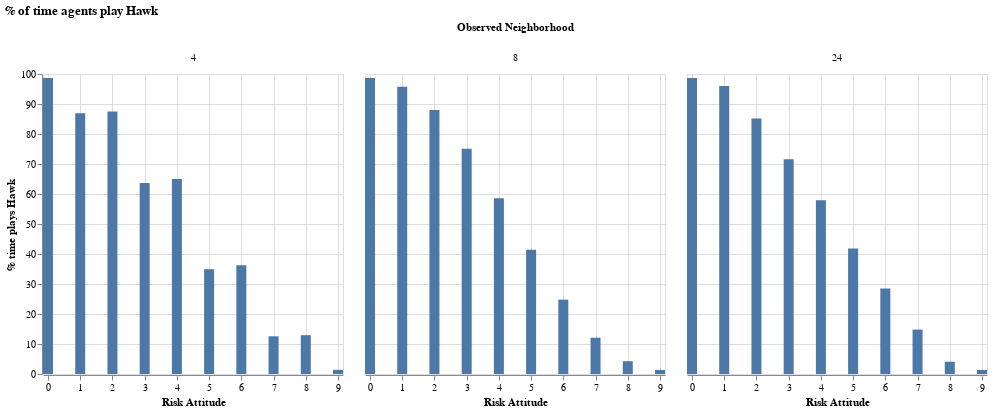

The notebook cell this image was saved under:
### Markdown cell above
#### Observed neighborhood

### Code cell
hawk_by_obsnhood_riskattitude = (
    agent_df_params.group_by("observed_neighborhood", "risk_attitude")
         .agg(n_plays=pl.col("played_hawk").count(), n_plays_hawk=pl.col("played_hawk").sum())
    .with_columns(
        pct_plays_hawk=pl.col("n_plays_hawk").truediv(pl.col("n_plays")).mul(100)
    )
)

alt.Chart(hawk_by_obsnhood_riskattitude).mark_bar(width=10).encode(
    x=alt.X("risk_attitude", title="Risk Attitude").scale(domain=[0, 9]),                                                          
    y=alt.Y("pct_plays_hawk", title="% time plays Hawk")
).facet(column=alt.Column("observed_neighborhood", title="Observed Neighborhood")).properties(title="% of time agents play Hawk")

### Figure 1 — Vega-Lite specification as saved in the notebook (floating-point values rounded to 4 significant figures)
{"config": {"view": {"continuousWidth": 300, "continuousHeight": 300}}, "data": {"name": "data-1bd328e1e7f51131d8366c944afe7ef6"}, "facet": {"column": {"field": "observed_neighborhood", "title": "Observed Neighborhood", "type": "quantitative"}}, "spec": {"mark": {"type": "bar", "width": 10}, "encoding": {"x": {"field": "risk_attitude", "scale": {"domain": [0, 9]}, "title": "Risk Attitude", "type": "quantitative"}, "y": {"field": "pct_plays_hawk", "title": "% time plays Hawk", "type": "quantitative"}}}, "title": "% of time agents play Hawk", "$schema": "https://vega.github.io/schema/vega-lite/v5.20.1.json", "datasets": {"data-1bd328e1e7f51131d8366c944afe7ef6": [{"observed_neighborhood": 4, "risk_attitude": 1, "n_plays": 4050197, "n_plays_hawk": 3519809, "pct_plays_hawk": 86.9}, {"observed_neighborhood": 4, "risk_attitude": 8, "n_plays": 4013285, "n_plays_hawk": 519224, "pct_plays_hawk": 12.94}, {"observed_neighborhood": 8, "risk_attitude": 2, "n_plays": 4327513, "n_plays_hawk": 3808705, "pct_plays_hawk": 88.01}, {"observed_neighborhood": 4, "risk_attitude": 7, "n_plays": 4062924, "n_plays_hawk": 510648, "pct_plays_hawk": 12.57}, {"observed_neighborhood": 4, "risk_attitude": 6, "n_plays": 4602401, "n_plays_hawk": 1666769, "pct_plays_hawk": 36.22}, {"observed_neighborhood": 4, "risk_attitude": 9, "n_plays": 4328867, "n_plays_hawk": 59611, "pct_plays_hawk": 1.377}, {"observed_neighborhood": 8, "risk_attitude": 9, "n_plays": 4403520, "n_plays_hawk": 59454, "pct_plays_hawk": 1.35}, {"observed_neighborhood": 4, "risk_attitude": 4, "n_plays": 5191984, "n_plays_hawk": 3374960, "pct_plays_hawk": 65.0}, {"observed_neighborhood": 24, "risk_attitude": 5, "n_plays": 6662397, "n_plays_hawk": 2788716, "pct_plays_hawk": 41.86}, {"observed_neighborhood": 8, "risk_attitude": 5, "n_plays": 5749214, "n_plays_hawk": 2379666, "pct_plays_hawk": 41.39}, {"observed_neighborhood": 24, "risk_attitude": 2, "n_plays": 4728974, "n_plays_hawk": 4025981, "pct_plays_hawk": 85.13}, {"observed_neighborhood": 24, "risk_attitude": 7, "n_plays": 4665698, "n_plays_hawk": 690834, "pct_plays_hawk": 14.81}, {"observed_neighborhood": 8, "risk_attitude": 8, "n_plays": 4234258, "n_plays_hawk": 181256, "pct_plays_hawk": 4.281}, {"observed_neighborhood": 24, "risk_attitude": 1, "n_plays": 4445820, "n_plays_hawk": 4267628, "pct_plays_hawk": 95.99}, {"observed_neighborhood": 4, "risk_attitude": 3, "n_plays": 4575485, "n_plays_hawk": 2912661, "pct_plays_hawk": 63.66}, {"observed_neighborhood": 8, "risk_attitude": 4, "n_plays": 5733647, "n_plays_hawk": 3361110, "pct_plays_hawk": 58.62}, {"observed_neighborhood": 24, "risk_attitude": 4, "n_plays": 6641619, "n_plays_hawk": 3847829, "pct_plays_hawk": 57.94}, {"observed_neighborhood": 8, "risk_attitude": 6, "n_plays": 4982281, "n_plays_hawk": 1235511, "pct_plays_hawk": 24.8}, {"observed_neighborhood": 24, "risk_attitude": 3, "n_plays": 5626425, "n_plays_hawk": 4028688, "pct_plays_hawk": 71.6}, {"observed_neighborhood": 8, "risk_attitude": 7, "n_plays": 4329397, "n_plays_hawk": 523612, "pct_plays_hawk": 12.09}, {"observed_neighborhood": 24, "risk_attitude": 8, "n_plays": 4444858, "n_plays_hawk": 181793, "pct_plays_hawk": 4.09}, {"observed_neighborhood": 24, "risk_attitude": 6, "n_plays": 5624874, "n_plays_hawk": 1603992, "pct_plays_hawk": 28.52}, {"observed_neighborhood": 4, "risk_attitude": 2, "n_plays": 4042312, "n_plays_hawk": 3536418, "pct_plays_hawk": 87.49}, {"observed_neighborhood": 8, "risk_attitude": 3, "n_plays": 4996921, "n_plays_hawk": 3752415, "pct_plays_hawk": 75.09}, {"observed_neighborhood": 24, "risk_attitude": 9, "n_plays": 4414358, "n_plays_hawk": 59094, "pct_plays_hawk": 1.339}, {"observed_neighborhood": 4, "risk_attitude": 0, "n_plays": 4369634, "n_plays_hawk": 4309634, "pct_plays_hawk": 98.63}, {"observed_neighborhood": 24, "risk_attitude": 0, "n_plays": 4452177, "n_plays_hawk": 4392584, "pct_plays_hawk": 98.66}, {"observed_neighborhood": 4, "risk_attitude": 5, "n_plays": 5193686, "n_plays_hawk": 1811304, "pct_plays_hawk": 34.88}, {"observed_neighborhood": 8, "risk_attitude": 1, "n_plays": 4230024, "n_plays_hawk": 4050790, "pct_plays_hawk": 95.76}, {"observed_neighborhood": 8, "risk_attitude": 0, "n_plays": 4459000, "n_plays_hawk": 4399272, "pct_plays_hawk": 98.66}]}}
